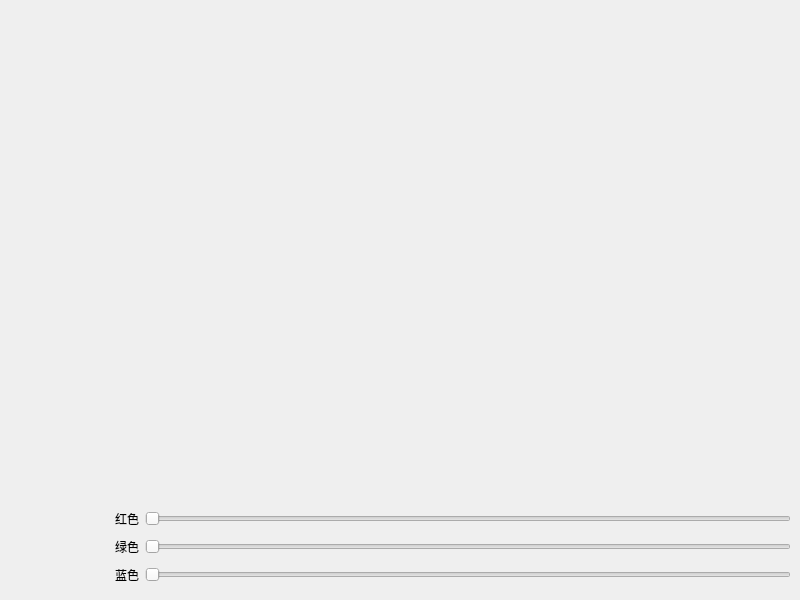
<?xml version="1.0" encoding="UTF-8"?>
<ui version="4.0">
 <class>frmColorStyle</class>
 <widget class="QWidget" name="frmColorStyle">
  <property name="geometry">
   <rect>
    <x>0</x>
    <y>0</y>
    <width>800</width>
    <height>600</height>
   </rect>
  </property>
  <property name="windowTitle">
   <string>Form</string>
  </property>
  <layout class="QVBoxLayout" name="verticalLayout">
   <property name="leftMargin">
    <number>0</number>
   </property>
   <property name="topMargin">
    <number>0</number>
   </property>
   <property name="rightMargin">
    <number>0</number>
   </property>
   <property name="bottomMargin">
    <number>0</number>
   </property>
   <item>
    <widget class="QWidget" name="widgetBottom" native="true">
     <layout class="QVBoxLayout" name="verticalLayout_2">
      <property name="spacing">
       <number>0</number>
      </property>
      <property name="leftMargin">
       <number>0</number>
      </property>
      <property name="topMargin">
       <number>0</number>
      </property>
      <property name="rightMargin">
       <number>0</number>
      </property>
      <property name="bottomMargin">
       <number>0</number>
      </property>
      <item>
       <widget class="QWidget" name="widgetStyle" native="true">
        <layout class="QGridLayout" name="gridLayout">
         <property name="leftMargin">
          <number>9</number>
         </property>
         <property name="topMargin">
          <number>9</number>
         </property>
         <property name="rightMargin">
          <number>9</number>
         </property>
         <property name="bottomMargin">
          <number>9</number>
         </property>
         <property name="spacing">
          <number>0</number>
         </property>
         <item row="0" column="0">
          <widget class="ColorStyle" name="colorStyle1" native="true"/>
         </item>
         <item row="0" column="1">
          <widget class="ColorStyle" name="colorStyle2" native="true"/>
         </item>
         <item row="0" column="2">
          <widget class="ColorStyle" name="colorStyle3" native="true"/>
         </item>
         <item row="0" column="3">
          <widget class="ColorStyle" name="colorStyle4" native="true"/>
         </item>
         <item row="0" column="4">
          <widget class="ColorStyle" name="colorStyle5" native="true"/>
         </item>
         <item row="1" column="0">
          <widget class="ColorStyle" name="colorStyle6" native="true"/>
         </item>
         <item row="1" column="1">
          <widget class="ColorStyle" name="colorStyle7" native="true"/>
         </item>
         <item row="1" column="2">
          <widget class="ColorStyle" name="colorStyle8" native="true"/>
         </item>
         <item row="1" column="3">
          <widget class="ColorStyle" name="colorStyle9" native="true"/>
         </item>
         <item row="1" column="4">
          <widget class="ColorStyle" name="colorStyle10" native="true"/>
         </item>
         <item row="2" column="0">
          <widget class="ColorStyle" name="colorStyle11" native="true"/>
         </item>
         <item row="2" column="1">
          <widget class="ColorStyle" name="colorStyle12" native="true"/>
         </item>
         <item row="2" column="2">
          <widget class="ColorStyle" name="colorStyle13" native="true"/>
         </item>
         <item row="2" column="3">
          <widget class="ColorStyle" name="colorStyle14" native="true"/>
         </item>
         <item row="2" column="4">
          <widget class="ColorStyle" name="colorStyle15" native="true"/>
         </item>
        </layout>
       </widget>
      </item>
      <item>
       <widget class="QWidget" name="widget" native="true">
        <property name="sizePolicy">
         <sizepolicy hsizetype="Preferred" vsizetype="Fixed">
          <horstretch>0</horstretch>
          <verstretch>0</verstretch>
         </sizepolicy>
        </property>
        <layout class="QHBoxLayout" name="horizontalLayout">
         <item>
          <widget class="ColorStyle" name="colorStyle0" native="true">
           <property name="enabled">
            <bool>false</bool>
           </property>
           <property name="sizePolicy">
            <sizepolicy hsizetype="Preferred" vsizetype="Expanding">
             <horstretch>0</horstretch>
             <verstretch>0</verstretch>
            </sizepolicy>
           </property>
           <property name="minimumSize">
            <size>
             <width>100</width>
             <height>85</height>
            </size>
           </property>
           <property name="maximumSize">
            <size>
             <width>100</width>
             <height>85</height>
            </size>
           </property>
           <layout class="QVBoxLayout" name="verticalLayout_3">
            <item>
             <widget class="QLabel" name="labValue">
              <property name="styleSheet">
               <string notr="true">font: 75 15px &quot;微软雅黑&quot;;
color: rgb(255, 255, 255);</string>
              </property>
              <property name="text">
               <string/>
              </property>
              <property name="alignment">
               <set>Qt::AlignCenter</set>
              </property>
             </widget>
            </item>
           </layout>
          </widget>
         </item>
         <item>
          <layout class="QGridLayout" name="gridLayout_3">
           <property name="spacing">
            <number>6</number>
           </property>
           <item row="0" column="0">
            <widget class="QLabel" name="labRed">
             <property name="text">
              <string>红色</string>
             </property>
            </widget>
           </item>
           <item row="0" column="1">
            <widget class="QSlider" name="sliderRed">
             <property name="maximum">
              <number>255</number>
             </property>
             <property name="orientation">
              <enum>Qt::Horizontal</enum>
             </property>
            </widget>
           </item>
           <item row="1" column="0">
            <widget class="QLabel" name="labGreen">
             <property name="text">
              <string>绿色</string>
             </property>
            </widget>
           </item>
           <item row="1" column="1">
            <widget class="QSlider" name="sliderGreen">
             <property name="maximum">
              <number>255</number>
             </property>
             <property name="orientation">
              <enum>Qt::Horizontal</enum>
             </property>
            </widget>
           </item>
           <item row="2" column="0">
            <widget class="QLabel" name="labBlue">
             <property name="text">
              <string>蓝色</string>
             </property>
            </widget>
           </item>
           <item row="2" column="1">
            <widget class="QSlider" name="sliderBlue">
             <property name="maximum">
              <number>255</number>
             </property>
             <property name="orientation">
              <enum>Qt::Horizontal</enum>
             </property>
            </widget>
           </item>
          </layout>
         </item>
        </layout>
       </widget>
      </item>
     </layout>
    </widget>
   </item>
  </layout>
 </widget>
 <customwidgets>
  <customwidget>
   <class>ColorStyle</class>
   <extends>QWidget</extends>
   <header>colorstyle.h</header>
   <container>1</container>
  </customwidget>
 </customwidgets>
 <resources/>
 <connections/>
</ui>
